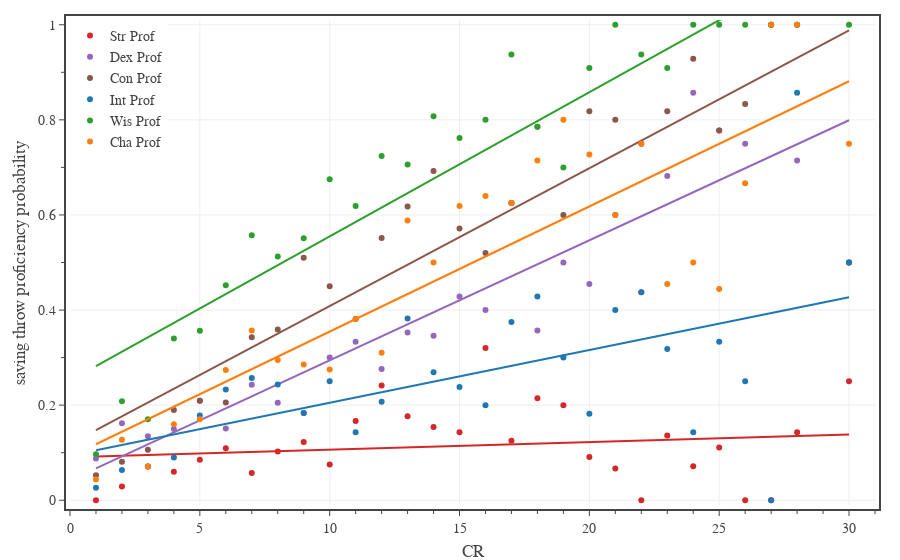

Notebook code for this chart:
### Code cell
# Saving throw proficiency
columns = ['Str Prof','Dex Prof','Con Prof','Int Prof','Wis Prof','Cha Prof']
colors = ['#d62728','#9467bd','#8c564b','#1f77b4','#2ca02c','#ff7f0e']

df1 = df0[df0['Category'].isin(['generic','legendary','unique']) & df0['CR'].between(1, 30)]

# create figure
fig = go.Figure(
    layout=go.Layout(
        template=TFB_TEMPLATE,
        margin=dict(l=70, r=25, b=55, t=20, pad=4),
        xaxis=dict(
            title_text='CR',
            range=[0,31],
            tick0=0, dtick=5,
            minor=dict(tick0=0, dtick=1),
        ),
        yaxis=dict(
            title_text='saving throw proficiency probability',
            range=[-0.01,1.01],
            tick0=0, dtick=0.2,
            minor=dict(tick0=0, dtick=0.1),
        ),
        legend=dict(
            xanchor='left', yanchor='top',
            x=0.00, y=1.00,
            orientation='v',
            tracegroupgap=0,
        )
    )
)

for column, color in zip(columns, colors):
    plot_mean_fit(fig, df1, 'CR', column, column, color)

# show figure
fig.show(config=TFB_CONFIG, width=600, height=450)
fig.update_layout(autosize=True)

# save figures
if SAVEFIGS:
    save_fig_html(fig, format='large', name='fig-saving-throw-proficiency-vs-cr-large')
    save_fig_html(fig, format='small', name='fig-saving-throw-proficiency-vs-cr-small')

### Figure 1 — Plotly figure (JSON) as saved in the notebook; plotly's stock layout.template omitted (floating-point values rounded to 4 significant figures)
{"data": [{"hovertemplate": "<b>Str Prof</b><br>CR %{x:,.0f}<br>Mean %{y:,.1f}<br><extra></extra>", "legendgroup": "Str Prof", "line": {"color": "#d62728"}, "mode": "markers", "name": "Str Prof", "type": "scatter", "x": [1, 2, 3, 4, 5, 6, 7, 8, 9, 10, 11, 12, 13, 14, 15, 16, 17, 18, 19, 20, 21, 22, 23, 24, 25, 26, 27, 28, 30], "y": [0, 0.0289, 0.07092, 0.06, 0.08527, 0.1096, 0.05714, 0.1026, 0.1224, 0.075, 0.1667, 0.2414, 0.1765, 0.1538, 0.1429, 0.32, 0.125, 0.2143, 0.2, 0.09091, 0.06667, 0, 0.1364, 0.07143, 0.1111, 0, 0, 0.1429, 0.25]}, {"hoverinfo": "skip", "legendgroup": "Str Prof", "line": {"color": "#d62728"}, "mode": "lines", "name": "Str Prof", "showlegend": false, "type": "scatter", "x": [1, 2, 3, 4, 5, 6, 7, 8, 9, 10, 11, 12, 13, 14, 15, 16, 17, 18, 19, 20, 21, 22, 23, 24, 25, 26, 27, 28, 30], "y": [0.09207, 0.09367, 0.09527, 0.09687, 0.09847, 0.1001, 0.1017, 0.1033, 0.1049, 0.1065, 0.1081, 0.1097, 0.1113, 0.1129, 0.1145, 0.1161, 0.1177, 0.1193, 0.1209, 0.1225, 0.1241, 0.1257, 0.1273, 0.1289, 0.1305, 0.1321, 0.1337, 0.1353, 0.1385]}, {"hovertemplate": "<b>Dex Prof</b><br>CR %{x:,.0f}<br>Mean %{y:,.1f}<br><extra></extra>", "legendgroup": "Dex Prof", "line": {"color": "#9467bd"}, "mode": "markers", "name": "Dex Prof", "type": "scatter", "x": [1, 2, 3, 4, 5, 6, 7, 8, 9, 10, 11, 12, 13, 14, 15, 16, 17, 18, 19, 20, 21, 22, 23, 24, 25, 26, 27, 28, 30], "y": [0.08772, 0.1618, 0.1348, 0.15, 0.2093, 0.1507, 0.2429, 0.2051, 0.1837, 0.3, 0.3333, 0.2759, 0.3529, 0.3462, 0.4286, 0.4, 0.625, 0.3571, 0.5, 0.4545, 0.6, 0.4375, 0.6818, 0.8571, 0.7778, 0.75, 1, 0.7143, 0.5]}, {"hoverinfo": "skip", "legendgroup": "Dex Prof", "line": {"color": "#9467bd"}, "mode": "lines", "name": "Dex Prof", "showlegend": false, "type": "scatter", "x": [1, 2, 3, 4, 5, 6, 7, 8, 9, 10, 11, 12, 13, 14, 15, 16, 17, 18, 19, 20, 21, 22, 23, 24, 25, 26, 27, 28, 30], "y": [0.06703, 0.09228, 0.1175, 0.1428, 0.168, 0.1932, 0.2185, 0.2437, 0.269, 0.2942, 0.3195, 0.3447, 0.37, 0.3952, 0.4204, 0.4457, 0.4709, 0.4962, 0.5214, 0.5467, 0.5719, 0.5971, 0.6224, 0.6476, 0.6729, 0.6981, 0.7234, 0.7486, 0.7991]}, {"hovertemplate": "<b>Con Prof</b><br>CR %{x:,.0f}<br>Mean %{y:,.1f}<br><extra></extra>", "legendgroup": "Con Prof", "line": {"color": "#8c564b"}, "mode": "markers", "name": "Con Prof", "type": "scatter", "x": [1, 2, 3, 4, 5, 6, 7, 8, 9, 10, 11, 12, 13, 14, 15, 16, 17, 18, 19, 20, 21, 22, 23, 24, 25, 26, 27, 28, 30], "y": [0.05263, 0.08092, 0.1064, 0.19, 0.2093, 0.2055, 0.3429, 0.359, 0.5102, 0.45, 0.381, 0.5517, 0.6176, 0.6923, 0.5714, 0.52, 0.625, 0.7857, 0.6, 0.8182, 0.8, 0.75, 0.8182, 0.9286, 0.7778, 0.8333, 1, 1, 0.5]}, {"hoverinfo": "skip", "legendgroup": "Con Prof", "line": {"color": "#8c564b"}, "mode": "lines", "name": "Con Prof", "showlegend": false, "type": "scatter", "x": [1, 2, 3, 4, 5, 6, 7, 8, 9, 10, 11, 12, 13, 14, 15, 16, 17, 18, 19, 20, 21, 22, 23, 24, 25, 26, 27, 28, 30], "y": [0.1475, 0.1765, 0.2055, 0.2345, 0.2635, 0.2925, 0.3215, 0.3505, 0.3795, 0.4084, 0.4374, 0.4664, 0.4954, 0.5244, 0.5534, 0.5824, 0.6114, 0.6404, 0.6694, 0.6983, 0.7273, 0.7563, 0.7853, 0.8143, 0.8433, 0.8723, 0.9013, 0.9303, 0.9882]}, {"hovertemplate": "<b>Int Prof</b><br>CR %{x:,.0f}<br>Mean %{y:,.1f}<br><extra></extra>", "legendgroup": "Int Prof", "line": {"color": "#1f77b4"}, "mode": "markers", "name": "Int Prof", "type": "scatter", "x": [1, 2, 3, 4, 5, 6, 7, 8, 9, 10, 11, 12, 13, 14, 15, 16, 17, 18, 19, 20, 21, 22, 23, 24, 25, 26, 27, 28, 30], "y": [0.02632, 0.06358, 0.07092, 0.09, 0.1783, 0.2329, 0.2571, 0.2436, 0.1837, 0.25, 0.1429, 0.2069, 0.3824, 0.2692, 0.2381, 0.2, 0.375, 0.4286, 0.3, 0.1818, 0.4, 0.4375, 0.3182, 0.1429, 0.3333, 0.25, 0, 0.8571, 0.5]}, {"hoverinfo": "skip", "legendgroup": "Int Prof", "line": {"color": "#1f77b4"}, "mode": "lines", "name": "Int Prof", "showlegend": false, "type": "scatter", "x": [1, 2, 3, 4, 5, 6, 7, 8, 9, 10, 11, 12, 13, 14, 15, 16, 17, 18, 19, 20, 21, 22, 23, 24, 25, 26, 27, 28, 30], "y": [0.105, 0.1161, 0.1271, 0.1382, 0.1493, 0.1604, 0.1715, 0.1826, 0.1937, 0.2048, 0.2159, 0.227, 0.2381, 0.2492, 0.2603, 0.2714, 0.2825, 0.2936, 0.3047, 0.3158, 0.3269, 0.338, 0.3491, 0.3602, 0.3713, 0.3824, 0.3935, 0.4046, 0.4268]}, {"hovertemplate": "<b>Wis Prof</b><br>CR %{x:,.0f}<br>Mean %{y:,.1f}<br><extra></extra>", "legendgroup": "Wis Prof", "line": {"color": "#2ca02c"}, "mode": "markers", "name": "Wis Prof", "type": "scatter", "x": [1, 2, 3, 4, 5, 6, 7, 8, 9, 10, 11, 12, 13, 14, 15, 16, 17, 18, 19, 20, 21, 22, 23, 24, 25, 26, 27, 28, 30], "y": [0.09649, 0.2081, 0.1702, 0.34, 0.3566, 0.4521, 0.5571, 0.5128, 0.551, 0.675, 0.619, 0.7241, 0.7059, 0.8077, 0.7619, 0.8, 0.9375, 0.7857, 0.7, 0.9091, 1, 0.9375, 0.9091, 1, 1, 1, 1, 1, 1]}, {"hoverinfo": "skip", "legendgroup": "Wis Prof", "line": {"color": "#2ca02c"}, "mode": "lines", "name": "Wis Prof", "showlegend": false, "type": "scatter", "x": [1, 2, 3, 4, 5, 6, 7, 8, 9, 10, 11, 12, 13, 14, 15, 16, 17, 18, 19, 20, 21, 22, 23, 24, 25, 26, 27, 28, 30], "y": [0.2819, 0.3122, 0.3425, 0.3729, 0.4032, 0.4335, 0.4638, 0.4942, 0.5245, 0.5548, 0.5851, 0.6155, 0.6458, 0.6761, 0.7064, 0.7368, 0.7671, 0.7974, 0.8277, 0.8581, 0.8884, 0.9187, 0.949, 0.9794, 1.01, 1.04, 1.07, 1.101, 1.161]}, {"hovertemplate": "<b>Cha Prof</b><br>CR %{x:,.0f}<br>Mean %{y:,.1f}<br><extra></extra>", "legendgroup": "Cha Prof", "line": {"color": "#ff7f0e"}, "mode": "markers", "name": "Cha Prof", "type": "scatter", "x": [1, 2, 3, 4, 5, 6, 7, 8, 9, 10, 11, 12, 13, 14, 15, 16, 17, 18, 19, 20, 21, 22, 23, 24, 25, 26, 27, 28, 30], "y": [0.04386, 0.1272, 0.07092, 0.16, 0.1705, 0.274, 0.3571, 0.2949, 0.2857, 0.275, 0.381, 0.3103, 0.5882, 0.5, 0.619, 0.64, 0.625, 0.7143, 0.8, 0.7273, 0.6, 0.75, 0.4545, 0.5, 0.4444, 0.6667, 1, 1, 0.75]}, {"hoverinfo": "skip", "legendgroup": "Cha Prof", "line": {"color": "#ff7f0e"}, "mode": "lines", "name": "Cha Prof", "showlegend": false, "type": "scatter", "x": [1, 2, 3, 4, 5, 6, 7, 8, 9, 10, 11, 12, 13, 14, 15, 16, 17, 18, 19, 20, 21, 22, 23, 24, 25, 26, 27, 28, 30], "y": [0.1178, 0.1441, 0.1704, 0.1967, 0.2231, 0.2494, 0.2757, 0.302, 0.3284, 0.3547, 0.381, 0.4074, 0.4337, 0.46, 0.4863, 0.5127, 0.539, 0.5653, 0.5916, 0.618, 0.6443, 0.6706, 0.6969, 0.7233, 0.7496, 0.7759, 0.8022, 0.8286, 0.8812]}], "layout": {"legend": {"orientation": "v", "tracegroupgap": 0, "x": 0, "xanchor": "left", "y": 1, "yanchor": "top"}, "margin": {"b": 55, "l": 70, "pad": 4, "r": 25, "t": 20}, "xaxis": {"dtick": 5, "minor": {"dtick": 1, "tick0": 0}, "range": [0, 31], "tick0": 0, "title": {"text": "CR"}}, "yaxis": {"dtick": 0.2, "minor": {"dtick": 0.1, "tick0": 0}, "range": [-0.01, 1.01], "tick0": 0, "title": {"text": "saving throw proficiency probability"}}}}
